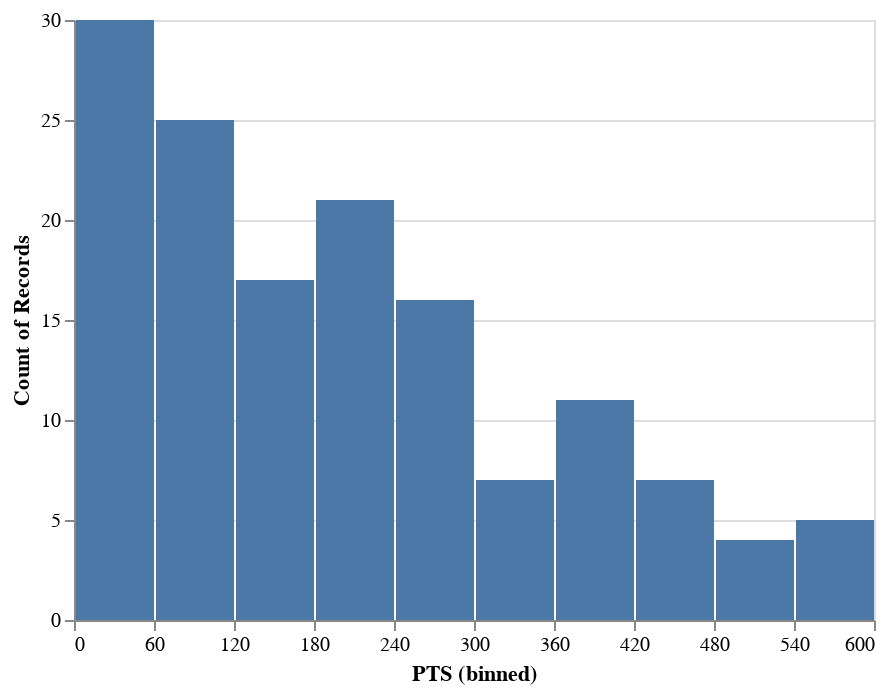

Source (notebook cell):
### Code cell
bar = alt.Chart(wnba).mark_bar().encode(
    alt.X('PTS:Q', bin=alt.Bin(step=60)),
    alt.Y('count():O')
)
bar

### Figure 1 — Vega-Lite specification as saved in the notebook (floating-point values rounded to 4 significant figures; data arrays with more than 128 entries replaced by an {"elided": "..."} marker saying what was removed)
{"$schema": "https://vega.github.io/schema/vega-lite/v2.6.0.json", "config": {"view": {"height": 300, "width": 400}}, "data": {"name": "data-1e24862389a149e5f6343296c302b6d4"}, "datasets": {"data-1e24862389a149e5f6343296c302b6d4": {"elided": "143 records"}}, "encoding": {"x": {"bin": {"step": 60}, "field": "PTS", "type": "quantitative"}, "y": {"aggregate": "count", "type": "ordinal"}}, "mark": "bar"}
